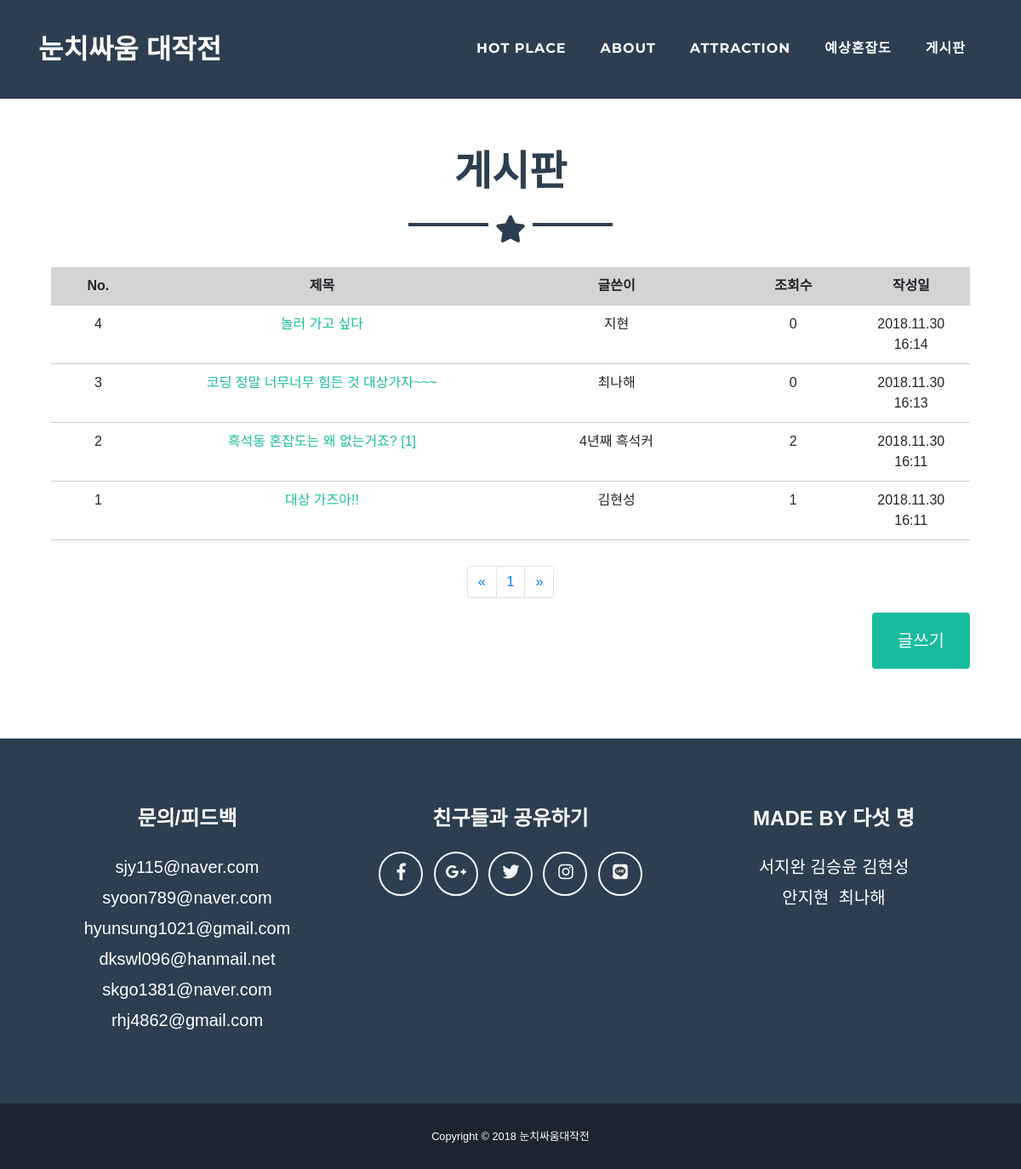
Before: /board/1 with the older database file.
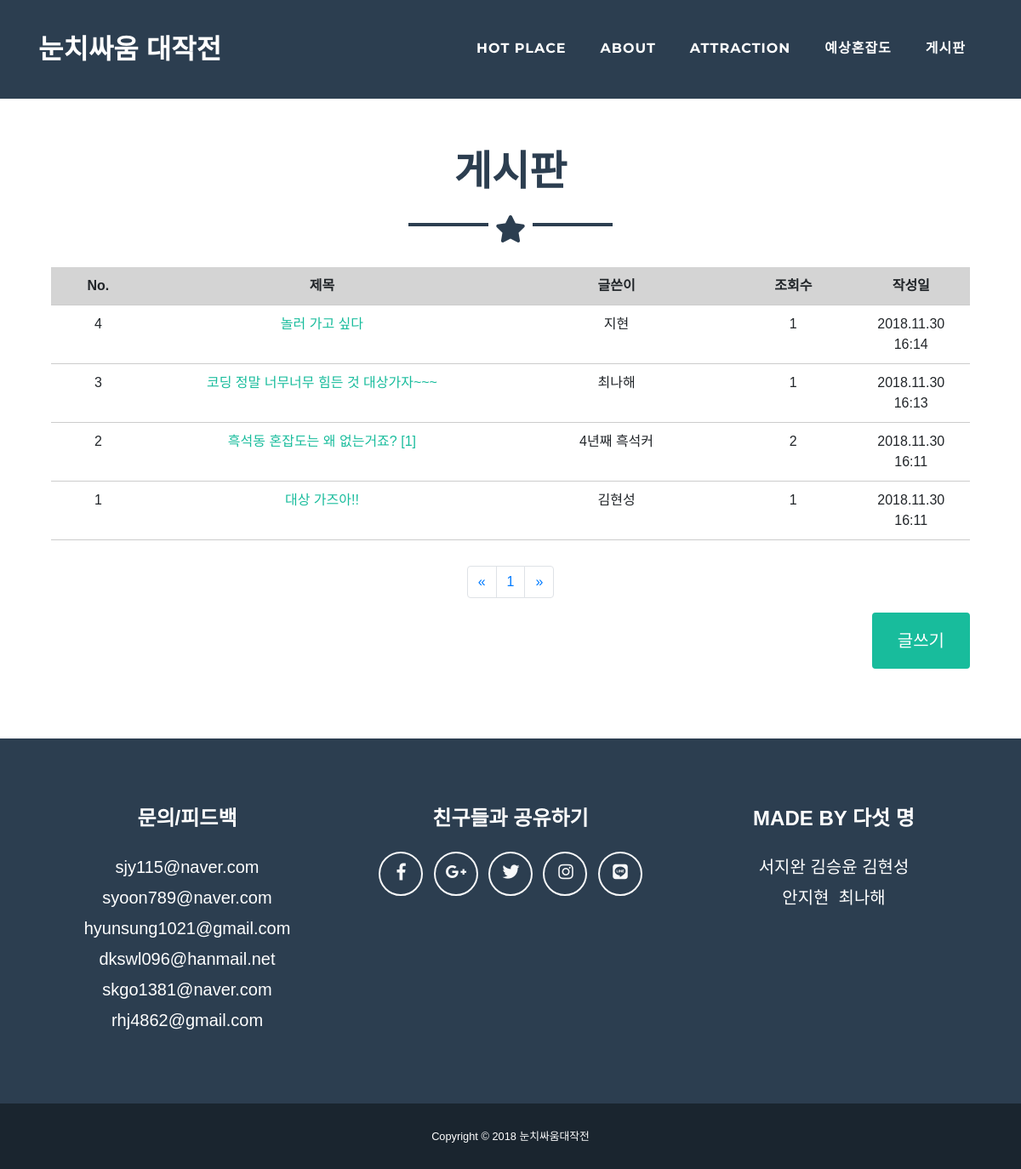
After: the same page with the newer database file.
### app.py (models this page shows)
class Post(db.Model): # db.Model을 상속받은 것
    __tablename__ = "posts"                         # DB 내에서의 table 이름
    id = db.Column(db.Integer, primary_key=True)    # sql문과 비슷한 형식!!
    name = db.Column(db.String, nullable=False)
    title = db.Column(db.String, nullable=False)
    password = db.Column(db.String, nullable=False)
    content = db.Column(db.String, nullable=False)
    count = db.Column(db.Integer, nullable=False)
    date = db.Column(db.String, nullable=False)
    date_update = db.Column(db.String, nullable=False)

### app.py (the view)
@app.route("/board/<int:page>")     # int형식의 page변수의 값을 url에서 받아옴
def board(page):
    posts = Post.query.all()    # 리스트 형태로 반환됨!!
    comments = Comment.query.all()
    comment_count = {}
    for p in posts:
        count = 0
        for c in comments:
            if p.id == c.post_id:
                count += 1
        comment_count[p] = count
    if len(posts) % 10 != 0:
        numpage = (len(posts) // 10) + 1  # 한 페이지에 10개의 게시글만 오게 하고 나머지는 다음 쪽수로 넘겨야 볼수 있게!
    else:
        numpage = (len(posts) // 10)    # 만약 10개의 게시글이 존재한다면 1쪽만 있게 하기 위해
    numpage = range(1, numpage+1, 1)    # 넘길 때 리스트 형태로 넘김
    end = (len(posts)) - (10*(page - 1))
    start = end - 10
    if (len(posts) - 10*page) <= 0:  # 이 페이지가 마지막일 때
        posts = posts[0:len(posts)-10*(page-1)]   # 있는 것까지만 보여주기
    else:
        posts = posts[start:end]
    if len(posts) >= 2:  # 최근것부터 나와야 하기 때문
        posts = reversed(posts)
    return render_template("board.html", posts=posts, comment_count=comment_count, numpage=numpage, page=page)

### templates/board.html (shortened to what this page needs)
<!DOCTYPE html>
<html lang="en">
  <head>
    <link href="../static/vendor/bootstrap/css/bootstrap.min.css" rel="stylesheet">
    <link href="../static/vendor/fontawesome-free/css/all.min.css" rel="stylesheet" type="text/css">
    <link href="../static/vendor/magnific-popup/magnific-popup.css" rel="stylesheet" type="text/css">
    <link href="../static/css/freelancer.min.css" rel="stylesheet">
  </head>
  <body id="page-top">
    <nav class="navbar navbar-expand-lg bg-secondary fixed-top text-uppercase" id="mainNav">
      <div class="container">
        <a class="navbar-brand js-scroll-trigger" href="/">눈치싸움 대작전</a>
        <div class="collapse navbar-collapse" id="navbarResponsive">
          <ul class="navbar-nav ml-auto">
            <li class="nav-item mx-0 mx-lg-1">
              <a class="nav-link py-3 px-0 px-lg-3 rounded js-scroll-trigger" href="/#portfolio">Hot Place</a>
            </li>
            <li class="nav-item mx-0 mx-lg-1">
              <a class="nav-link py-3 px-0 px-lg-3 rounded js-scroll-trigger" href="/#about">About</a>
            </li>
            <li class="nav-item mx-0 mx-lg-1">
              <a class="nav-link py-3 px-0 px-lg-3 rounded js-scroll-trigger" href="/#contact">Attraction</a>
            </li>
            <li class="nav-item mx-0 mx-lg-1">
              <a class="nav-link py-3 px-0 px-lg-3 rounded js-scroll-trigger" href="/predict">예상혼잡도</a>
            </li>
            <li class="nav-item mx-0 mx-lg-1">
              <a class="nav-link py-3 px-0 px-lg-3 rounded js-scroll-trigger" href="/board/1">게시판</a>
            </li>
          </ul>
        </div>
      </div>
    </nav>
    <br><br><br>
    <section class="portfolio" id="portfolio">
      <div class="container">
        <h2 class="text-center text-uppercase text-secondary mb-0">게시판</h2>
        <hr class="star-dark mb-5">
      </div>
      <table class="type09" width="90%" align="center">
        <tr>
    		  <th scope="cols" id= "box1" style="width:8%">No.</th>
    		  <th scope="cols" id= "box1" style="width:30%">제목</th>
    		  <th scope="cols" id= "box1" style="width:20%">글쓴이</th>
    		  <th scope="cols" id= "box1" style="width:10%">조회수</th>
    		  <th scope="cols" id= "box1" style="width:10%">작성일</th>
  		  </tr>
		    {% for p in posts %}
            <tr align="center">
              <td scope="row">{{ p.id }}</td></td>
              <td scope="row"><a href="/read/{{ p.id }}">{{ p.title }}
                {% if comment_count[p] != 0 %}
                 [{{ comment_count[p] }}]
                {% endif %}
              </a></td>
              <td scope="row">{{ p.name }}</td>
              <td scope="row">{{ p.count }}</td>
              <td scope="row">{{ p.date }}</td>
            </tr>
       {% endfor %}
      </table>
      <br>
      <table align="center">
        <tr><td colspan="5">
          <ul class="pagination" style="text-align:center;">
            <li class="page-item">
              <button class="page-link" aria-label="Previous" onClick='page_previous();'>
                <span aria-hidden="true">&laquo;</span>
              </button>
            </li>
            {% for i in numpage %}
              <li class="page-item"><a class="page-link" href="/board/{{ i }}">{{ i }}</a></li>
            {% endfor %}
            <li class="page-item">
              <button class="page-link" aria-label="Next" onClick='page_next();'>
                <span aria-hidden="true">&raquo;</span>
              </button>
            </li>
          </ul>
        </td></tr>
      </table>
      <form method="get" action="/write" align="right" style="width:95%">
        <div class="form-group">
          <button type="submit" class="btn btn-primary btn-xl" id="sendMessageButton">글쓰기</button>
        </div>
      </form>
    </section>
    <footer class="footer text-center">
      <div class="container">
        <div class="row">
          <div class="col-md-4 mb-5 mb-lg-0">
            <h4 class="text-uppercase mb-4">문의/피드백</h4>
            <p class="lead mb-0">
              sjy115@naver.com<br>
              syoon789@naver.com<br>
              hyunsung1021@gmail.com<br>
              dkswl096@hanmail.net<br>
              skgo1381@naver.com<br>
              rhj4862@gmail.com
            </p>
          </div>
          <div class="col-md-4 mb-5 mb-lg-0">
            <h4 class="text-uppercase mb-4">친구들과 공유하기</h4>
            <ul class="list-inline mb-0">
              <li class="list-inline-item">
                <a class="btn btn-outline-light btn-social text-center rounded-circle" href="https://www.facebook.com/">
                  <i class="fab fa-fw fa-facebook-f"></i>
                </a>
              </li>
              <li class="list-inline-item">
                <a class="btn btn-outline-light btn-social text-center rounded-circle" href="https://plus.google.com/">
                  <i class="fab fa-fw fa-google-plus-g"></i>
                </a>
              </li>
              <li class="list-inline-item">
                <a class="btn btn-outline-light btn-social text-center rounded-circle" href="https://twitter.com/">
                  <i class="fab fa-fw fa-twitter"></i>
                </a>
              </li>
              <li class="list-inline-item">
                <a class="btn btn-outline-light btn-social text-center rounded-circle" href="https://www.instagram.com/">
                  <i class="fab fa-fw fa-instagram"></i>
                </a>
              </li>
              <li class="list-inline-item">
                <a class="btn btn-outline-light btn-social text-center rounded-circle" href="https://line.me/">
                  <i class="fab fa-line"></i>
                </a>
              </li>
            </ul>
          </div>
          <div class="col-md-4">
            <h4 class="text-uppercase mb-4">made by 다섯 명</h4>
            <p class="lead mb-0">서지완 김승윤 김현성 <br> 안지현&nbsp; 최나해 <br></p>
          </div>
        </div>
      </div>
    </footer>
    <div class="copyright py-4 text-center text-white">
      <div class="container">
        <small>Copyright &copy; 2018 눈치싸움대작전 </small>
      </div>
    </div>
  </body>
</html>

### templates/board.html (style rules this page uses)
#box1 { text-align: center; }
table.type09 { border-collapse: collapse; text-align: left; line-height: 1.5; }
table.type09 tbody th { width: 150px; padding: 10px; font-weight: bold; vertical-align: top; border-bottom: 1px solid #ccc; background: #d4d4d4; }
table.type09 td { width: 350px; padding: 10px; vertical-align: top; border-bottom: 1px solid #ccc; }
body, h1, h2, h3, h4, h5, h6 { font-family: "Raleway", sans-serif }
body, html { height: 100%; line-height: 1.8; }

Changed rows visible on the page:
changed Post "놀러 가고 싶다": count "0" → "1"
changed Post "코딩 정말 너무너무 힘든 것 대상가자~~~": count "0" → "1"
